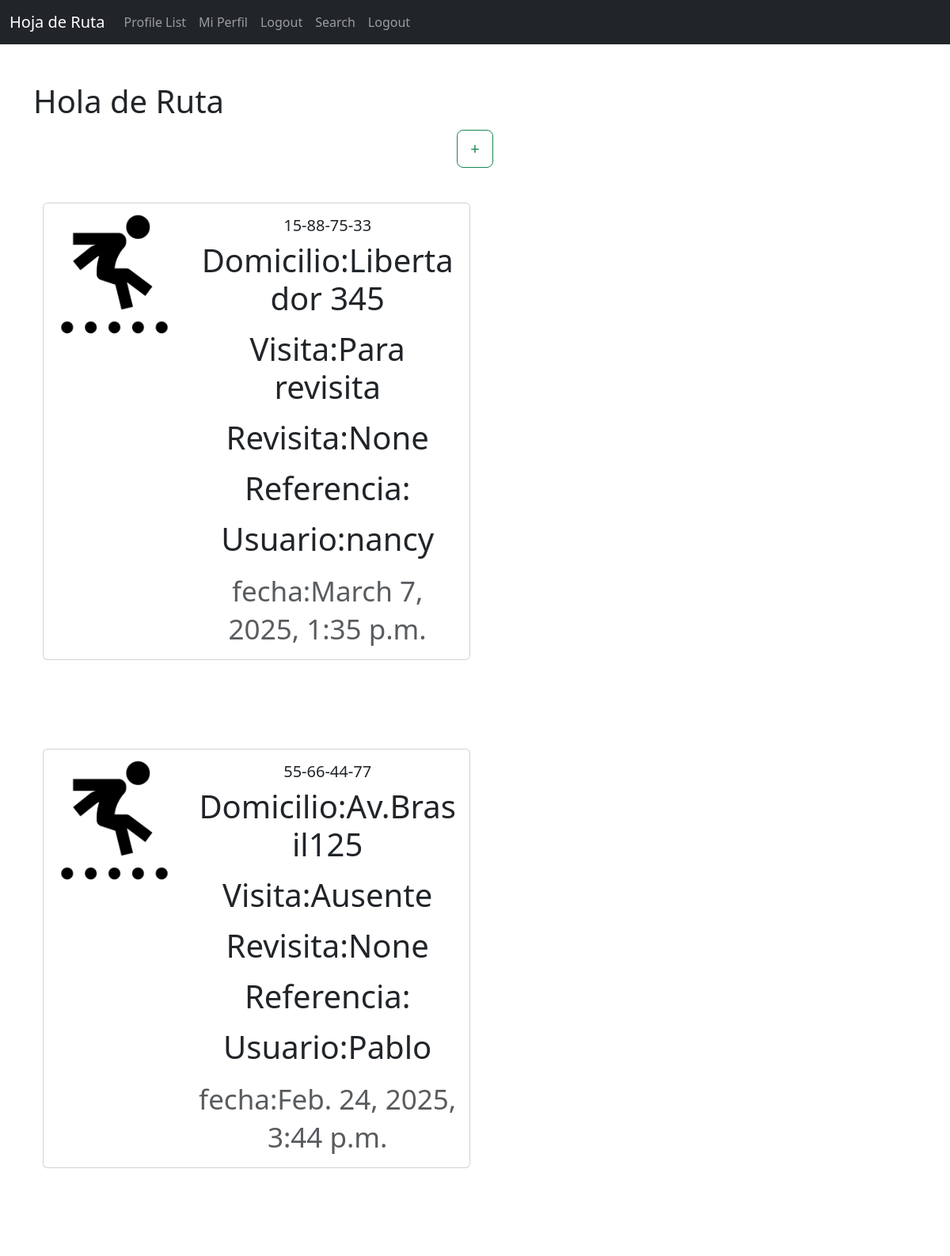
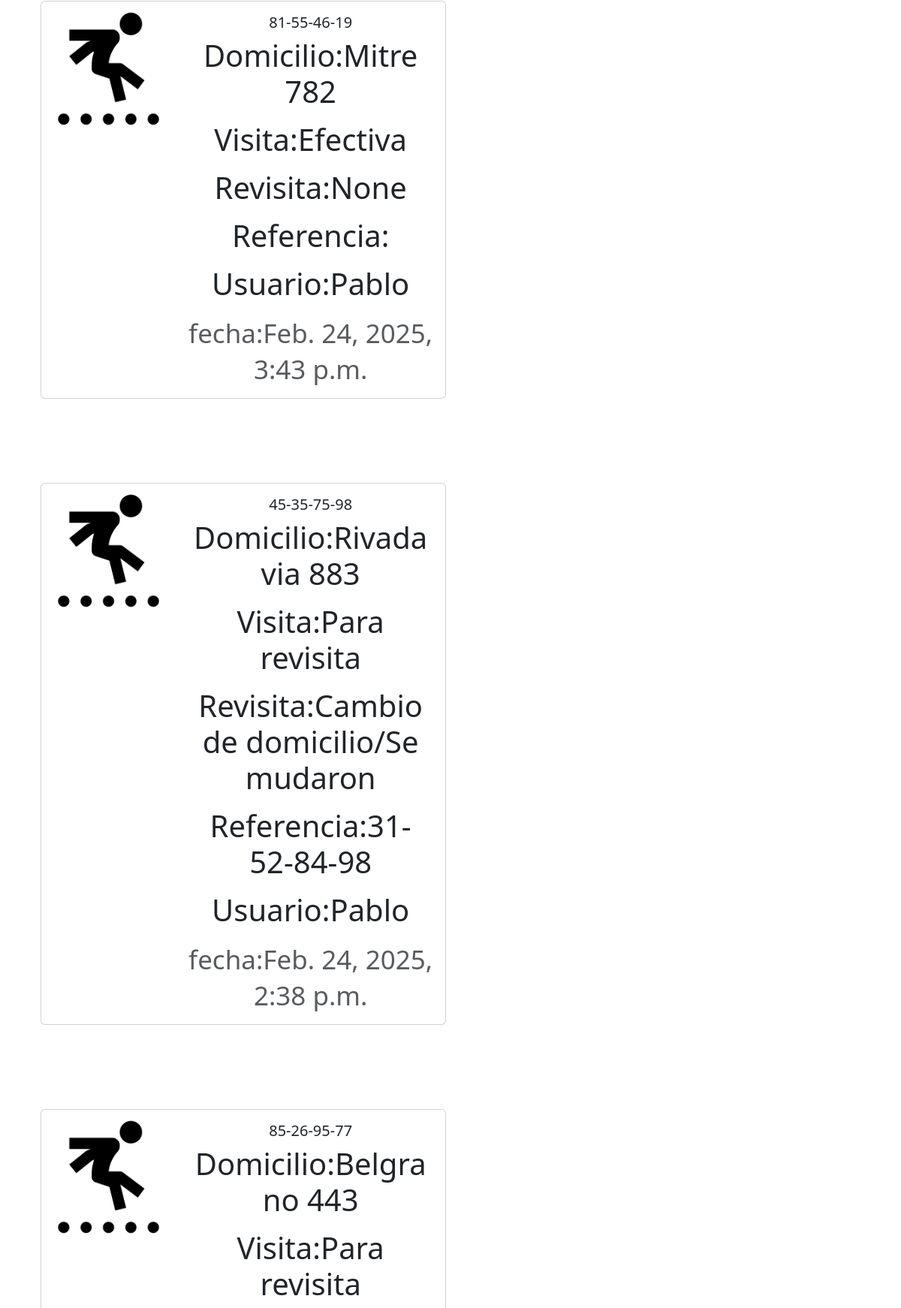
Page / (signed in, upper part) on the committed database (2 pictures, top to bottom).
### hoja_campo/models.py (models this page shows, shortened)
class Meep(models.Model):
    created_at = models.DateTimeField(auto_now_add=True)
    user = models.ForeignKey(User, related_name="meeps", on_delete=models.DO_NOTHING)
    domicilio = models.CharField(max_length=200)
    ficha = models.TextField(max_length=11)
    visita = models.ForeignKey(Ficha_Tipo, on_delete=models.CASCADE,null=True)
    revisita = models.ForeignKey(Ficha_Tipo_2, on_delete=models.CASCADE,null=True)
    revisita_fecha = models.DateField(blank=True, null=True)
    revisita_usuario = models.TextField(max_length=11,default='')
    ficha_ref = models.TextField(max_length=11,default='')
    comentarios = models.TextField(default=0, null=False,blank=False, max_length=200)

class Ficha_Tipo(models.Model):
    nombre = models.CharField(max_length=50)
    def __str__(self):
        return self.nombre

class Ficha_Tipo_2(models.Model):
    nombre = models.CharField(max_length=50)
    def __str__(self):
        return self.nombre

### hoja_campo/views.py (the view)
# urls.py: path('', views.home, name="home"),
def home(request):
    if request.user.is_authenticated:
        meeps = Meep.objects.all().order_by("-created_at")
        return render(request, 'home.html', {"meeps":meeps})
    else:
         messages.success(request, ("Tenes que estar logueado"))
         return render(request, 'login.html', {})

### hoja_campo/hoja_campo/templates/home.html (shortened to what this page needs)
{% extends 'base.html' %}
{% load static %}
{% block content %}
<h1>Hola de Ruta<h1>
<div class="container text-center">
    <div class="row">
            <div class="col-12">
                <a href="{% url 'home_in' %}"><button type="button" class="btn btn-outline-success btn-lg">+</button></a>
            </div>
            <div class="col-12">
                 {% for meep in meeps %}
                 {% if meep.visita == 9 %}
                <div class="card border-success mb-3" style="max-width: 540px;">
                    <div class="row g-0">
                      <div class="col-md-4">
                        <img src="{% static 'images/user.png' %}" class="img-fluid rounded-start" alt="Profile_Image">
                      </div>
                      <div class="col-md-8">
                        <div class="card-body">
                          <h5 class="card-title">{{ meep.ficha }}</h5>
                          <p class="card-text">Domicilio:{{ meep.domicilio }}</p>
                          <p class="card-text">Visita:{{ meep.visita }}</p>
                          <p class="card-text">Revisita:{{ meep.revisita }}</p>
                          <p class="card-text">Referencia:{{ meep.ficha_ref }}</p>
                          <p class="card-text">Usuario:{{ meep.user }}</p>
                          <p class="card-text"><small class="text-body-secondary">fecha:{{ meep.created_at }}</small></p>
                          {% if request.user.username == profile.user.username %}
                            <a href="{% url 'edit_meep' meep.id %}"><button type="button" class="btn btn-outline-success btn-lg">Editar</button></a>
                          {% endif %}
                        </div>
                      </div>
                    </div>
                </div>
                {% else %}
                <div class="card mb-3" style="max-width: 540px;">
                  <div class="row g-0">
                    <div class="col-md-4">
                      <img src="{% static 'images/user.png' %}" class="img-fluid rounded-start" alt="Profile_Image">
                    </div>
                    <div class="col-md-8">
                      <div class="card-body">
                        <h5 class="card-title">{{ meep.ficha }}</h5>
                        <p class="card-text">Domicilio:{{ meep.domicilio }}</p>
                        <p class="card-text">Visita:{{ meep.visita }}</p>
                        <p class="card-text">Revisita:{{ meep.revisita }}</p>
                        <p class="card-text">Referencia:{{ meep.ficha_ref }}</p>
                        <p class="card-text">Usuario:{{ meep.user }}</p>
                        <p class="card-text"><small class="text-body-secondary">fecha:{{ meep.created_at }}</small></p>
                      </div>
                    </div>
                  </div>
                </div>
                {% endif %}
                <br/><br/>
                {% endfor %}
            </div>
{% endblock %}

### rows in the picture
Meep: ficha "15-88-75-33", domicilio "Libertador 345", visita "Para revisita", revisita "None", user "nancy", created_at "March 7, 2025, 1:35 p.m."
Meep: ficha "55-66-44-77", domicilio "Av.Brasil125", visita "Ausente", revisita "None", user "Pablo", created_at "Feb. 24, 2025, 3:44 p.m."
Meep: ficha "81-55-46-19", domicilio "Mitre 782", visita "Efectiva", revisita "None", user "Pablo", created_at "Feb. 24, 2025, 3:43 p.m."
Meep: ficha "45-35-75-98", domicilio "Rivadavia 883", visita "Para revisita", revisita "Cambio de domicilio/Se mudaron", ficha_ref "31-52-84-98", user "Pablo", created_at "Feb. 24, 2025, 2:38 p.m."
Meep: ficha "85-26-95-77", domicilio "Belgrano 443", visita "Para revisita"
